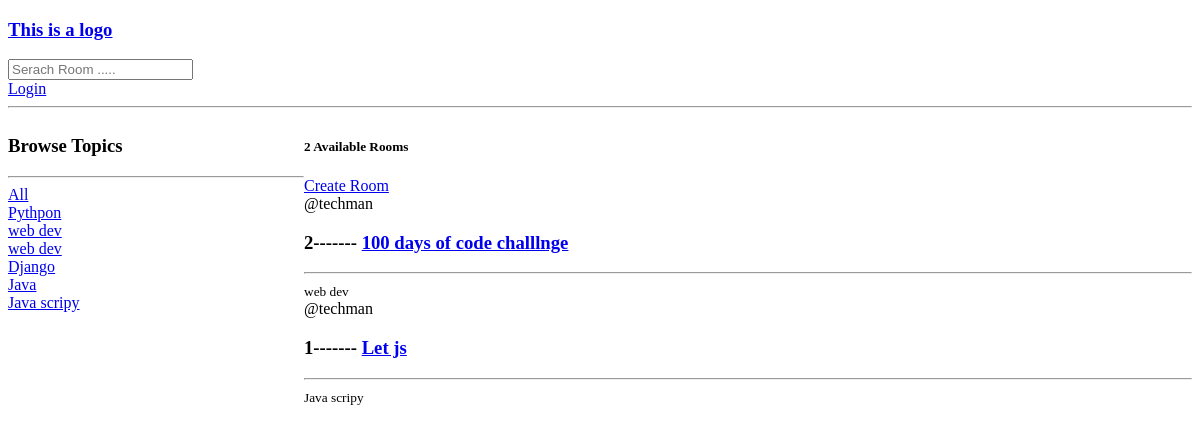
The app's page /, older data.
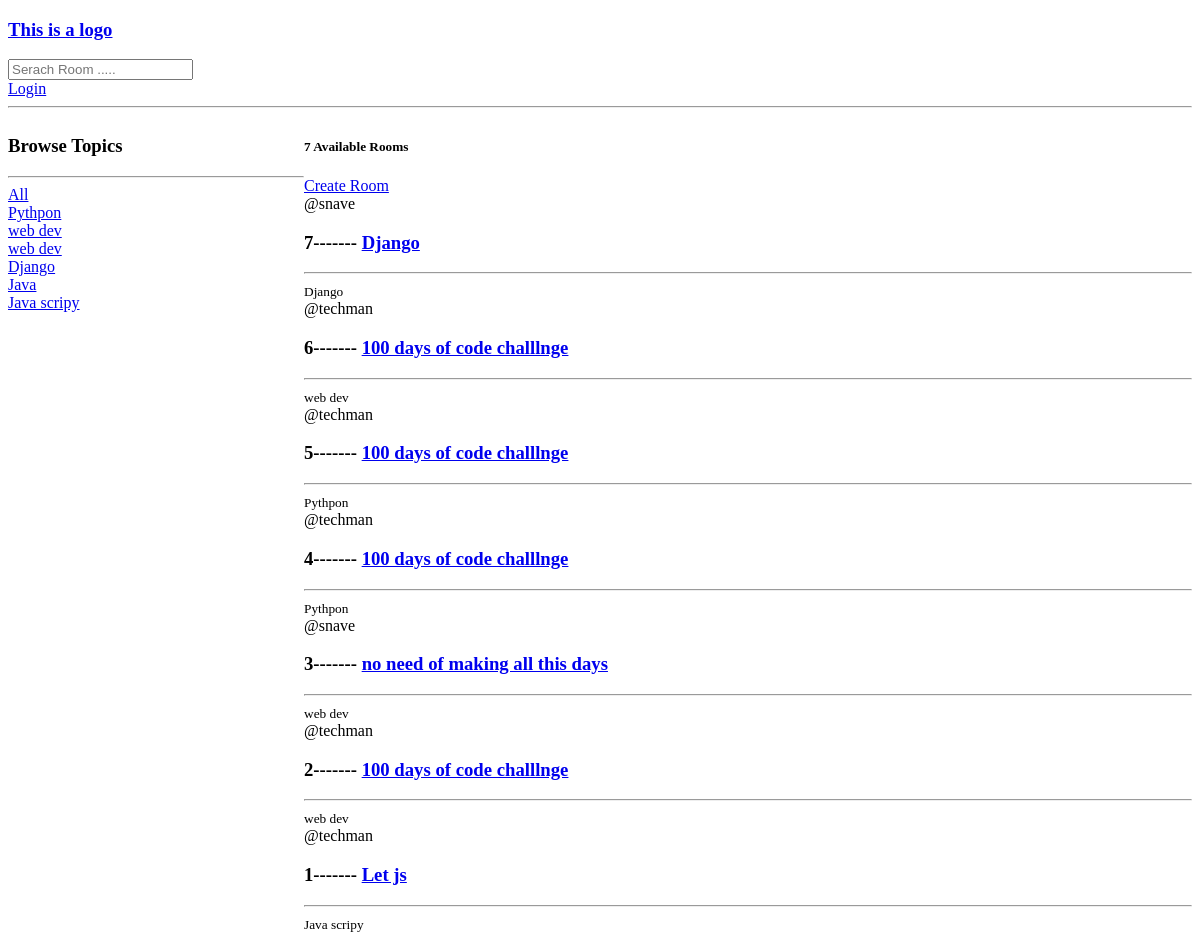
The same page, newer data.
### core/models.py (models this page shows, shortened)
class Topic(models.Model):
    name = models.CharField(max_length=200,null=True,blank=True)

class Room(models.Model):
    host=models.ForeignKey(User,on_delete=models.CASCADE,null=True,blank=True)
    topic=models.ForeignKey(Topic,on_delete=models.SET_NULL,null=True)
    name = models.CharField(max_length=255,null=True,blank=True)
    description = models.TextField(max_length=1000,null=True,blank=True)
    participants = models.ManyToManyField(User,related_name='participants',blank=True)
    updated = models.DateTimeField(auto_now=True)
    created = models.DateTimeField(auto_now_add=True)
    class Meta:
        ordering = ['-created' , '-updated']

### core/views.py (the view)
# urls.py: 2. Add a URL to urlpatterns:  path('', views.home, name='home')
def home(request):
    q=request.GET.get('q') if request.GET.get('q') else ''
    rooms=Room.objects.filter(
        Q(topic__name__icontains=q) |
        Q(name__icontains=q) |
        Q(description__icontains=q)
    )
    topics=Topic.objects.all()
    room_count=rooms.count()
    context={
        'rooms':rooms,
        'topics':topics,
        'room_count':room_count,
    }
    return render(request,'core/home.html',context)

### core/templates/core/home.html (shortened to what this page needs)
{% extends 'base.html' %}
{% load static %}
{% block content %}
<div class="home-container">
    <div>
        <h3>Browse Topics</h3>
        <hr>
        <div>
            <a href="{% url 'core:home' %}">All</a>
        </div>
        {% for topic in topics %}
        <div>
            <a href="{% url 'core:home' %}?q={{topic.name}}">{{topic.name}}</a>
        </div>
        {% endfor %}
    </div>
    <div>
        <h5>{{room_count}} Available Rooms</h5>
        <a href="{% url 'core:create-room' %}">Create Room</a>
        <div>
            {% for room in rooms %}
            <div>
                <div>
                    <span>@{{room.host.username}}</span>
                    <h3> {{room.id}}-------   <a href="{%  url 'core:room' room.id %}">{{room.name}}</a> </h3>
                    <hr>
                    <small>{{room.topic.name}}</small>
                </div>
            </div>
            {% endfor %}
        </div>
    </div>
</div>
{%  endblock %}

Row changes from the older to the newer data that the page shows:
added Room: host.username "snave", id "7", name "Django", topic.name "Django"
added Room: host.username "techman", id "6", name "100 days of code challlnge", topic.name "web dev"
added Room: host.username "techman", id "5", name "100 days of code challlnge", topic.name "Pythpon"
added Room: host.username "techman", id "4", name "100 days of code challlnge", topic.name "Pythpon"
added Room: host.username "snave", id "3", name "no need of making all this days", topic.name "web dev"
Text that changed along with them:
{{ room_count }}: "2" → "7"
